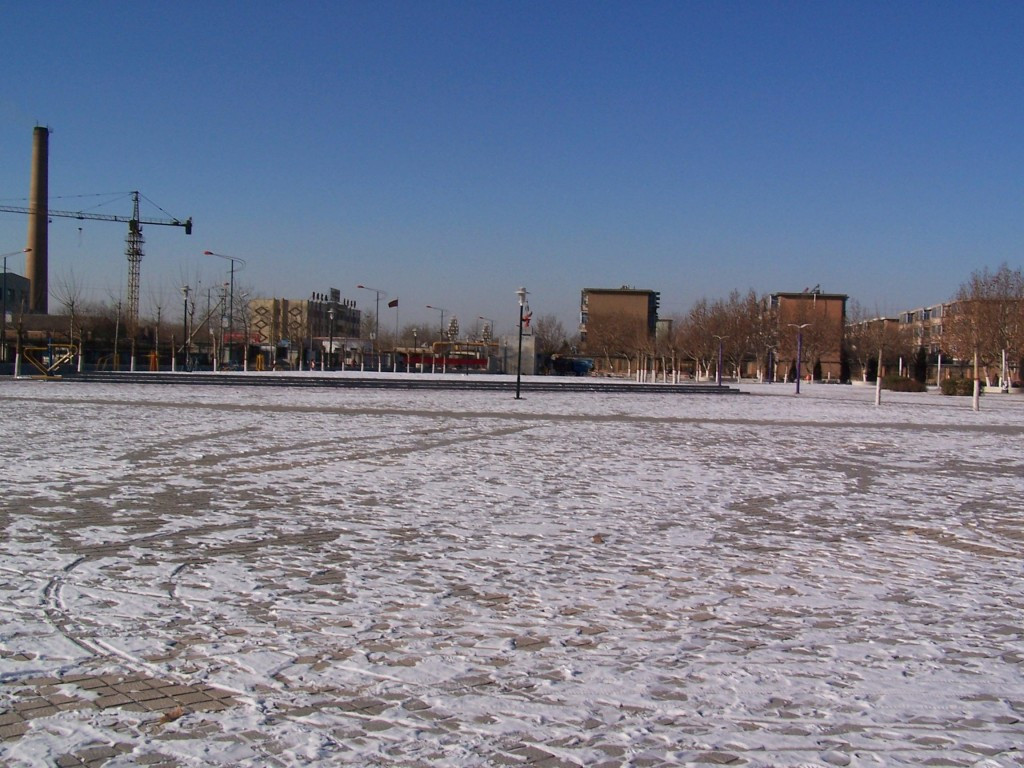
#> input picture dateset/18-1.jpg, 1024 x 768 px
$ python -i stitch.py   (imports and definitions only)
#> lines starting #> are read from the running program, lines starting #| are printed output that depends on the picture
#> further down, picture is the input picture: shape (768, 1024, 3); mean B, G, R 144.6, 124.4, 117.9
import numpy as np
from matplotlib import pyplot as plt
import cv2 as cv


class Stitch:
    Stitch=None

    """获取匹配关键点与特征描述符"""
    # [5 lines left out: function Detect_Feature_And_KeyPoints, not called in this run]

    """KNN匹配特征描述符"""
    # [7 lines left out: function Descriptors_Match, not called in this run]


    """去除特征匹配点对列表中的非真实点对"""
    # [6 lines left out: function Good_Match, not called in this run]

    """提取视角变换矩阵M，与图像掩膜matchesMask"""
    # [10 lines left out: function Good_Select, not called in this run]


    """水平最优缝合线算法（基于动态规划算法的实现）"""
    # [55 lines left out: function quilting, not called in this run]

    """视角变换矩阵改良，保证图片变换结果完整性"""
    # [23 lines left out: function M_fix, not called in this run]

    """以变换图为参照时,调用去图像黑边函数"""

    def change_size(self,image):
        img = cv.medianBlur(image, 5)  # 中值滤波，去除黑色边际中可能含有的噪声干扰
        b = cv.threshold(img, 15, 255, cv.THRESH_BINARY)  # 调整裁剪效果
        binary_image = b[1]  # 二值图--具有三通道
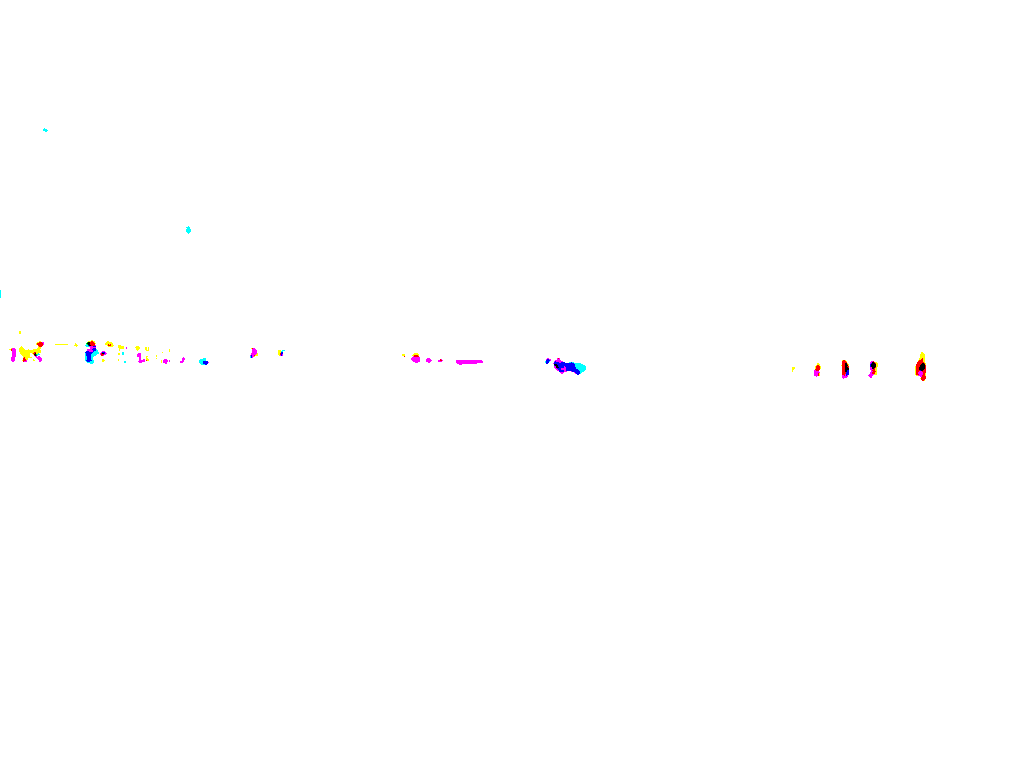
#> binary_image: shape (768, 1024, 3); mean of channels 0, 1, 2 254.7, 254.6, 254.8; drawn as B, G, R
        binary_image = cv.cvtColor(binary_image, cv.COLOR_BGR2GRAY)
#> binary_image: shape (768, 1024)

        indexes = np.where(binary_image == 255)  # 提取白色像素点的坐标
#> indexes = 784414 positions, rows 0 to 767, columns 0 to 1023

        left = min(indexes[0])  # 左边界
#> left = 0
        right = max(indexes[0])  # 右边界
#> right = 767
        width = right - left  # 宽度
#> width = 767
        bottom = min(indexes[1])  # 底部
#> bottom = 0
        top = max(indexes[1])  # 顶部
#> top = 1023
        height = top - bottom  # 高度
#> height = 1023

        pre1_picture = image[left:left + width, bottom:bottom + height]  # 图片截取
        return pre1_picture


    """图像拼接"""
    # [41 lines left out: function getwarp_perspective, not called in this run]


    """测试用，画出匹配基准图"""
    # [9 lines left out: function get_points, not called in this run]

    """获得图像二维长宽信息"""
    def get_image_dimension(self,image):
        (h,w) = image.shape[:2]
        return (h,w)


    """获取拼接图像特征匹配特征点矩形区域坐标"""
    """x_min.x_max,y_min,y_max为第一幅图片特征区域的横纵坐标最大，最小值"""
    # [28 lines left out: function Get_Keypoint_range, not called in this run]


    """获取图像匹配锚点"""
    # [4 lines left out: function Get_Anchor_Point, not called in this run]


    """图像匹配函数"""
    # [21 lines left out: function match, not called in this run]

>>> import cv2
>>> picture = cv2.imread('dateset/18-1.jpg')
>>> result = Stitch().change_size(picture)

$ run again, on dateset/5-1.jpg
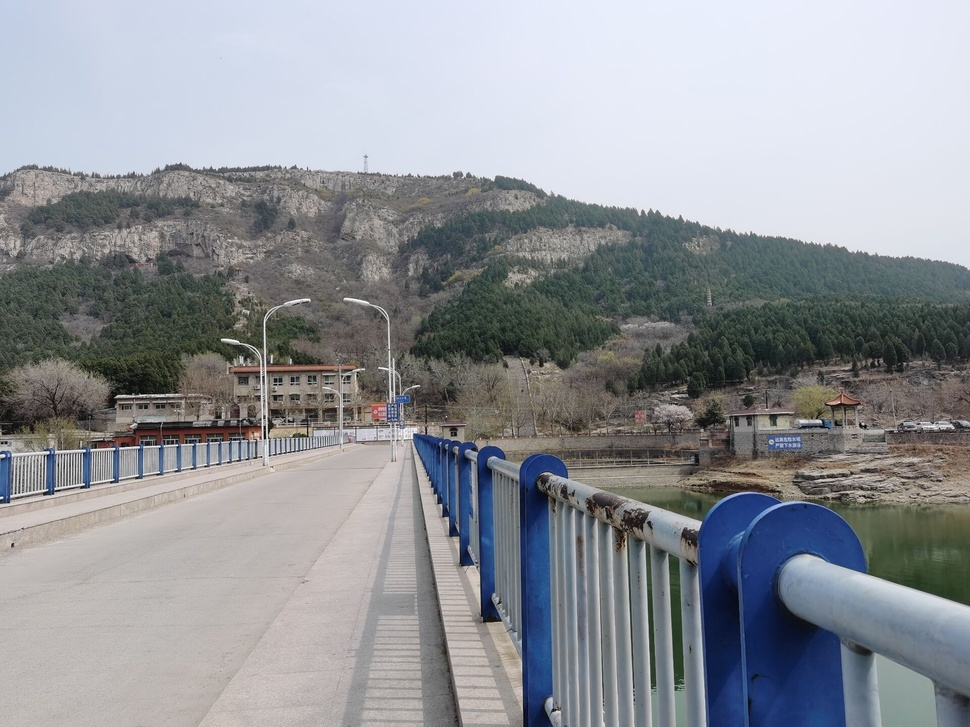
#> input picture dateset/5-1.jpg, 970 x 727 px, shrunk from 1920 x 1440 before the run
#> picture is the input picture: shape (727, 970, 3); mean B, G, R 151.6, 146.8, 143.8
#> in change_size, `binary_image = b[1]`:
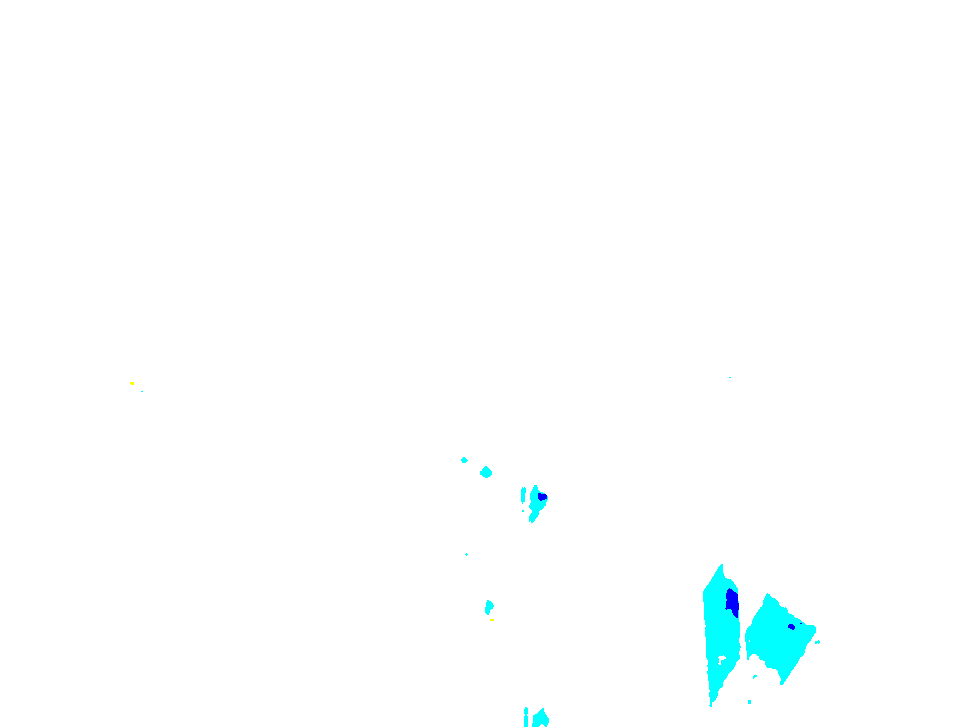
#> binary_image: shape (727, 970, 3); mean of channels 0, 1, 2 255, 254.9, 252.1; drawn as B, G, R
#> indexes = 697224 positions, rows 0 to 726, columns 0 to 969
#> left = 0
#> right = 726
#> bottom = 0
#> top = 969
